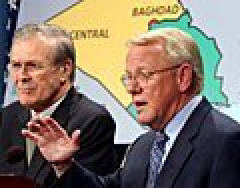
#> input picture TestImages/0000.jpg, 120 x 94 px (shown 2 times larger)
$ python algorithm-4.py ../TestImages/0000.jpg
#> lines starting #> are read from the running program, lines starting #| are printed output that depends on the picture; after the words box and inside, x2 and y2 are one past the last pixel; in counts of white or black regions, pixels touching at a corner belong together
#> further down, img is the input picture: shape (94, 120, 3); mean B, G, R 103.7, 116.6, 130.5
#> `YCrCb_Frames = cv2.cvtColor(img, cv2.COLOR_BGR2YCrCb)`: YCrCb_Frames: shape (94, 120, 3); mean of channels 0, 1, 2 119.3, 136, 119.3
#> `HSV_Frames = cv2.cvtColor(img, cv2.COLOR_BGR2HSV)`: HSV_Frames: shape (94, 120, 3); mean H, S, V 70.7, 100.2, 142.2
################################### Skin Detection Algo 4 ###################################

# adapted from : https://github.com/Harmouch101/Face-Recogntion-Detection

"""
the following script implements the "RGB-H-CbCr Skin Colour Model for Human Face Detection"
algorithm for skin detection/extraction based on the paper published by
Nusirwan Anwar bin Abdul Rahman, Kit Chong Wei and John See
Faculty of Information Technology, Multimedia University
johnsee@mmu.edu.my
link : http://citeseerx.ist.psu.edu/viewdoc/download?doi=10.1.1.718.1964&rep=rep1&type=pdf

"""

import sys
import cv2
import numpy as np
import matplotlib.pyplot as plt

class Skin_Detect():
	def __init__(self):
	#Constractor that does nothing
		pass
	#RGB bounding rule
	def Rule_A(self,BGR_Frame,plot=False):
		'''this function implements the RGB bounding rule algorithm
		--inputs:
		BGR_Frame: BGR components of an image
		plot: Bool type variable,if set to True draw the output of the algorithm
		--return a anumpy array of type bool like the following:
		[[False False False True]
		[False False False True]
		.
		.
		.
		[False False False True]]
		2d numpy array
		So in order to plot this matrix, we need to convert it to numbers like:
		255 for True values(white)
		0 for False(black)
		'''
#> called with plot = False
		B_Frame, G_Frame, R_Frame =  [BGR_Frame[...,BGR] for BGR in range(3)]# [...] is the same as [:,:]
		#you can use the split built-in method in cv2 library to get the b,g,r components
		#B_Frame, G_Frame, R_Frame  = cv2.split(BGR_Frame)
		#i am using reduce built in method to get the maximum of a 3 given matrices
		BRG_Max = np.maximum.reduce([B_Frame, G_Frame, R_Frame])
		BRG_Min = np.minimum.reduce([B_Frame, G_Frame, R_Frame])
		#at uniform daylight, The skin colour illumination's rule is defined by the following equation :
		Rule_1 = np.logical_and.reduce([R_Frame > 95, G_Frame > 40, B_Frame > 20 ,
	                                 BRG_Max - BRG_Min > 15,abs(R_Frame - G_Frame) > 15,
	                                 R_Frame > G_Frame, R_Frame > B_Frame])
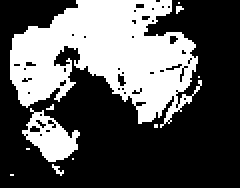
#> Rule_1: shape (94, 120) bool (shown 2 times larger); 35.2% white; 11 white regions (9 under 20 px), largest, box (x1, y1, x2, y2) and area: (5, 0, 101, 64) 3538, (11, 54, 40, 81) 387
		#the skin colour under flashlight or daylight lateral illumination rule is defined by the following equation :
		Rule_2 = np.logical_and.reduce([R_Frame > 220, G_Frame > 210, B_Frame > 170,
	                         abs(R_Frame - G_Frame) <= 15, R_Frame > B_Frame, G_Frame > B_Frame])
#> Rule_2: shape (94, 120) bool; 0.51% white in thin lines or dots, all inside (x1, y1, x2, y2) = (16, 1, 91, 58)
		#Rule_1 U Rule_2
		RGB_Rule = np.logical_or(Rule_1, Rule_2)
#> RGB_Rule: shape (94, 120) bool; 35.7% white; 13 white regions (11 under 20 px), largest, box (x1, y1, x2, y2) and area: (5, 0, 101, 64) 3584, (11, 54, 40, 81) 389
		if plot == True:
			#original image RGB color
			rgb_img = cv2.merge([R_Frame,G_Frame,B_Frame])# combine the RGB components to get the original image
			fig = plt.figure(figsize=(9, 8), dpi=90, facecolor='w', edgecolor='k')
			fig.suptitle('RGB space', fontsize=16)
			ax1 = fig.add_subplot(1, 2, 1)
			#hiding axis labels and ticks
			ax1.axes.get_xaxis().set_visible(False)
			ax1.axes.get_yaxis().set_visible(False)
			ax1.set_title('Original-Image')
			ax1.imshow(rgb_img)
			#black and white image
			img_bw = RGB_Rule.astype(np.uint8)  #Test the output
			img_bw*=255
			ax2 = fig.add_subplot(1, 2, 2)
			ax2.axes.get_xaxis().set_visible(False)
			ax2.axes.get_yaxis().set_visible(False)
			ax2.set_title('RGB-Mask')
			#plot as a Grayscale image
			ax2.imshow(img_bw,cmap='gray', vmin=0, vmax=255,interpolation='nearest')
		#return the RGB mask
		return RGB_Rule
	def lines(self,axis):
		'''return a list of lines for a give axis'''
		#equation(3)
		line1 = 1.5862  * axis + 20
		#equation(4)
		line2 = 0.3448  * axis + 76.2069
		#equation(5)
		#the slope of this equation is not correct Cr ≥ -4.5652 × Cb + 234.5652
		#it should be around -1
		line3 = -1.005 * axis + 234.5652
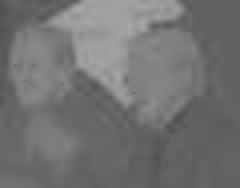
#> line3: shape (94, 120) float64 (shown 2 times larger); min 77.79, max 171.3, mean 114.7
		#equation(6)
		line4 = -1.15   * axis + 301.75
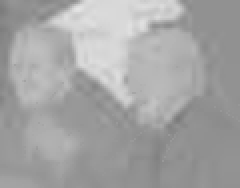
#> line4: shape (94, 120) float64 (shown 2 times larger); min 122.4, max 229.3, mean 164.6
		#equation(7)
		line5 = -2.2857 * axis + 432.85
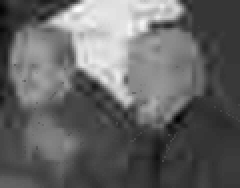
#> line5: shape (94, 120) float64 (shown 2 times larger); min 76.28, max 288.9, mean 160.3; drawn with min black and max white
		return [line1,line2,line3,line4,line5]
		#The five bounding rules of Cr-Cb
	def Rule_B(self,YCrCb_Frame,plot=False):
		'''this function implements the five bounding rules of Cr-Cb components
		--inputs:
		YCrCb_Frame: YCrCb components of an image
		plot: Bool type variable,if set to True draw the output of the algorithm
		--return a anumpy array of type bool like the following:
		[[False False False True]
		[False False False True]
		.
		.
		.
		[False False False True]]
		2d numpy array
		So in order to plot this matrix, we need to convert it to numbers like:
		255 for True values(white)
		0 for False(black)
		'''
		Y_Frame,Cr_Frame, Cb_Frame = [YCrCb_Frame[...,YCrCb] for YCrCb in range(3)]
		line1,line2,line3,line4,line5 = self.lines(Cb_Frame)
		YCrCb_Rule = np.logical_and.reduce([line1 - Cr_Frame >= 0,
											line2 - Cr_Frame <= 0,
											line3 - Cr_Frame <= 0,
											line4 - Cr_Frame >= 0,
											line5 - Cr_Frame >= 0])
#> YCrCb_Rule: shape (94, 120) bool; 50.2% white; 24 black regions (21 under 20 px), largest, box (x1, y1, x2, y2) and area: (25, 0, 120, 94) 4844, (0, 0, 38, 57) 528, (38, 77, 54, 94) 131
		# Create a plot
		if plot == True:
			fig1 = plt.figure(figsize=(9, 8), dpi=90, facecolor='w', edgecolor='k')
			ax1 = fig1.add_subplot(1, 1, 1)
			ax1.scatter(Cb_Frame, Cr_Frame, alpha=0.8, c='black', edgecolors='none', s=10, label="Cr")
			ax1.set_xlim([0, 255])
			ax1.set_ylim([0, 255])
			ax1.set_xlabel('Cb')
			ax1.set_ylabel('Cr')
			ax1.xaxis.set_label_coords(0.5, -0.025)
			#draw a line
			x_axis = np.linspace(0, 255,100)
			line1,line2,line3,line4,line5 = self.lines(x_axis)
			ax1.plot(x_axis, line1, alpha=0.5, c='b', label="line1")
			ax1.plot(x_axis, line2, alpha=0.5, c='g', label="line2")
			ax1.plot(x_axis, line3, alpha=0.5, c='r', label="line3")
			ax1.plot(x_axis, line4, alpha=0.5, c='m', label="line4")
			ax1.plot(x_axis, line5, alpha=0.5, c='y', label="line5")
			plt.title('Bounding Rule for Cb-Cr space')
			plt.legend(loc=(1,0.7))
			#plot the Y Cr and Cb components on a different figure
			fig2 = plt.figure(figsize=(9, 8), dpi=90, facecolor='w', edgecolor='k')
			fig2.suptitle('Y-Cr-Cb components', fontsize=16)
			#Y components
			ax2 = fig2.add_subplot(3, 1, 1)
			ax2.set_title('Distribution of Y')
			ax2.title.set_position([0.9, 0.95])
			ax2.set_xlabel('pixel intensity')
			ax2.xaxis.set_label_coords(0.5, -0.025)
			ax2.set_ylabel('number of pixels')
			ax2.hist(Y_Frame.ravel(), bins=256, range=(0, 256), fc='b', ec='b')
			#Cb components
			ax3 = fig2.add_subplot(3, 1, 2)
			ax3.set_title('Distribution of Cb')
			ax3.title.set_position([0.9, 0.95])
			ax3.set_xlabel('pixel intensity')
			ax3.xaxis.set_label_coords(0.5, -0.025)
			ax3.set_ylabel('number of pixels')
			ax3.hist(Cb_Frame.ravel(), bins=256, range=(0, 256), fc='b', ec='b')
			#Cr components
			ax4 = fig2.add_subplot(3, 1, 3)
			ax4.set_title('Distribution of Cr')
			ax4.title.set_position([0.9, 0.95])
			ax4.set_xlabel('pixel intensity')
			ax4.xaxis.set_label_coords(0.5, -0.025)
			ax4.set_ylabel('number of pixels')
			ax4.hist(Cr_Frame.ravel(), bins=256, range=(0, 256), fc='b', ec='b')
			#show the effect of the bounding rules of Cr-Cb
			#black and white image after the mask
			img_bw = YCrCb_Rule.astype(np.uint8)
			img_bw*=255
			fig3 = plt.figure(figsize=(9, 8), dpi=90, facecolor='w', edgecolor='k')
			ax1 = fig3.add_subplot(1, 1, 1)
			ax1.axes.get_xaxis().set_visible(False)
			ax1.axes.get_yaxis().set_visible(False)
			ax1.set_title('CrCb-Mask')
			#plot as a Grayscale image
			ax1.imshow(img_bw,cmap='gray', vmin=0, vmax=255,interpolation='nearest')
		return YCrCb_Rule
	def Rule_C(self,HSV_Frame,plot=False):
		'''this function implements the five bounding rules of Cr-Cb components
		--inputs:
		HSV_Frame: Hue,saturation and value components of a given image
		plot: Bool type variable,if set to True draw the output of the algorithm
		--return a anumpy array of type bool like the following:
		[[False False False True]
		[False False False True]
		.
		.
		.
		[False False False True]]
		2d numpy array
		So in order to plot this matrix, we need to convert it to numbers like:
		255 for True values(white)
		0 for False(black)
		'''
#> called with plot = False
		Hue,Sat,Val = [HSV_Frame[...,i] for i in range(3)]
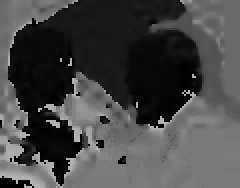
#> Hue: shape (94, 120) (shown 2 times larger); min 0, max 179, mean 70.7
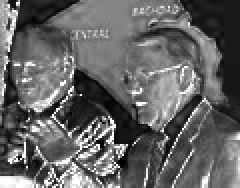
#> Sat: shape (94, 120) (shown 2 times larger); min 0, max 255, mean 100.2
		#i changed the value of the paper 50 instead of 25 and 150 instead of 230 based on my plots
		HSV_ = np.logical_or(Hue < 50, Hue > 150)
#> HSV_: shape (94, 120) bool; 50.1% white; 6 black regions (3 under 20 px), largest, box (x1, y1, x2, y2) and area: (26, 0, 120, 94) 4687, (0, 0, 38, 73) 765, (0, 80, 30, 94) 159
		if plot == True:
			#Plot Hue(x_axis) vs Value(y_axis)
			fig1 = plt.figure(figsize=(9, 8), dpi=90, facecolor='w', edgecolor='k')
			ax1 = fig1.add_subplot(1, 2, 1)
			ax1.scatter(Hue, Val, alpha=0.8, c='b', edgecolors='none', s=10, label="Cr")
			ax1.set_xlim([0, 255])
			ax1.set_ylim([0, 255])
			ax1.set_xlabel('Hue')
			ax1.set_ylabel('Val')
			ax1.set_title('HSV skin color Distribution H vs V')
			#Plot Hue(x_axis) vs Sat(y_axis)
			ax2 = fig1.add_subplot(1, 2, 2)
			ax2.set_title('HSV skin color Distribution H vs S')
			ax2.scatter(Hue, Sat, alpha=0.8, c='b', edgecolors='none', s=10, label="Cr")
			ax2.set_xlim([0, 255])
			ax2.set_ylim([0, 255])
			ax2.set_xlabel('Hue')
			ax2.set_ylabel('Sat')
			#plot Hue mask
			Hue_bw = HSV_.astype(np.uint8)  #Test the output
			Hue_bw*=255
			fig2 = plt.figure(figsize=(9, 8), dpi=90, facecolor='w', edgecolor='k')
			ax1 = fig2.add_subplot(1, 1, 1)
			ax1.axes.get_xaxis().set_visible(False)
			ax1.axes.get_yaxis().set_visible(False)
			ax1.set_title('Hue-Mask')
			#plot as a Grayscale image
			ax1.imshow(Hue_bw,cmap='gray', vmin=0, vmax=255,interpolation='nearest')
		return HSV_

	def RGB_H_CbCr(self, Frame_,plot=False):
		'''this function implements the RGB_H_CbCr bounding rule
		--inputs:
		Frame_: BGR image
		plot: Bool type variable,if set to True draw the output of the algorithm
		--return a anumpy array of type integer like the following:
		[[0 0 1 0]
		[1 0 1 0]
		.
		.
		.
		[0 0 1 1]]
		2d numpy array
		'''
		Ycbcr_Frame = cv2.cvtColor(Frame_, cv2.COLOR_BGR2YCrCb)
		HSV_Frame = cv2.cvtColor(Frame_, cv2.COLOR_BGR2HSV)
		#Rule A ∩ Rule B ∩ Rule C
		skin_ = np.logical_and.reduce([self.Rule_A(Frame_), self.Rule_B(Ycbcr_Frame), self.Rule_C(HSV_Frame)])
#> skin_: shape (94, 120) bool; 24.4% white; 31 white regions (27 under 20 px), largest, box (x1, y1, x2, y2) and area: (60, 15, 101, 64) 1234, (5, 11, 38, 54) 982, (11, 54, 39, 81) 370, (67, 4, 80, 9) 26
		if plot == True:
			skin_bw= skin_.astype(np.uint8)
			skin_bw*=255
			#RGB original image
			RGB_Frame = cv2.cvtColor(Frame_, cv2.COLOR_BGR2RGB)
			seg = cv2.bitwise_and(Frame_,Frame_,mask=skin_bw)
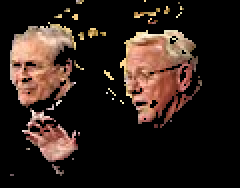
#> seg: shape (94, 120, 3) (shown 2 times larger); mean B, G, R 26.3, 32.2, 45.5
			#plot as a Grayscale image
			cv2.imshow("Extracted Skin",seg)
			#cv2.imwrite('/Users/habibamostafa/Desktop/WINTER21/CIS4720/Assignments/A3/algorithm-4/test.jpg', seg)

		return np.asarray(skin_, dtype=np.uint8)

if __name__ == "__main__":
	if len(sys.argv) < 2:
		print("please give me an image !!!")
		sys.exit(0)
	image = sys.argv[1]
	try:
		img = np.array(cv2.imread(image), dtype=np.uint8)
	except:
		print('Error while loading the Image,image does not exist!!!!')
		sys.exit(1)
	test = Skin_Detect()
	YCrCb_Frames = cv2.cvtColor(img, cv2.COLOR_BGR2YCrCb)
	HSV_Frames = cv2.cvtColor(img, cv2.COLOR_BGR2HSV)
	#test.Rule_A(img,True)
	#test.Rule_B(YCrCb_Frames,True)
	#test.Rule_C(HSV_Frames,True)
	test.RGB_H_CbCr(img,True)
	#plt.show()
	cv2.waitKey(0)

	"""TODO
	Detect face using this method
	"""

$ run again, on TestImages/0017.jpg
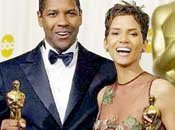
#> input picture TestImages/0017.jpg, 175 x 130 px
#> img is the input picture: shape (130, 175, 3); mean B, G, R 124.2, 139.2, 153.9
#> YCrCb_Frames: shape (130, 175, 3); mean of channels 0, 1, 2 141.9, 136.6, 118
#> HSV_Frames: shape (130, 175, 3); mean H, S, V 47.8, 91.5, 160.7
#> in Rule_A, `Rule_1 = np.logical_and.reduce([R_Frame > 95, G_Frame > 40, B_Frame > ..`:
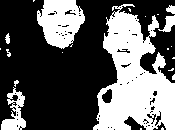
#> Rule_1: shape (130, 175) bool; 37.1% white; 22 white regions (14 under 20 px), largest, box (x1, y1, x2, y2) and area: (93, 4, 175, 130) 5982, (37, 0, 85, 49) 1607, (1, 87, 26, 130) 518
#> Rule_2: shape (130, 175) bool; 16.3% white; 31 white regions (22 under 20 px), largest, box (x1, y1, x2, y2) and area: (0, 0, 45, 60) 1839, (77, 0, 125, 60) 1059, (136, 0, 175, 24) 210
#> RGB_Rule: shape (130, 175) bool; 53.5% white; 101 black regions (75 under 20 px), largest, box (x1, y1, x2, y2) and area: (0, 30, 118, 130) 7721, (104, 0, 150, 43) 592, (158, 25, 175, 83) 558
#> YCrCb_Rule: shape (130, 175) bool; 72.2% white; 18 black regions (9 under 20 px), largest, box (x1, y1, x2, y2) and area: (0, 50, 115, 130) 4801, (145, 4, 175, 82) 885, (48, 50, 73, 65) 253
#> HSV_: shape (130, 175) bool; 71% white; 14 black regions (11 under 20 px), largest, box (x1, y1, x2, y2) and area: (0, 42, 115, 130) 6463, (58, 80, 62, 96) 57, (88, 10, 92, 17) 24
#> skin_: shape (130, 175) bool; 51.5% white; 91 black regions (71 under 20 px), largest, box (x1, y1, x2, y2) and area: (0, 30, 118, 130) 7873, (104, 0, 175, 83) 1833, (76, 0, 99, 20) 198
#> in RGB_H_CbCr, `seg = cv2.bitwise_and(Frame_,Frame_,mask=skin_bw)`:
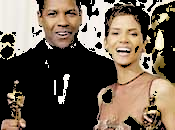
#> seg: shape (130, 175, 3); mean B, G, R 79, 92.8, 106.2

$ run again, on TestImages/0026.jpg
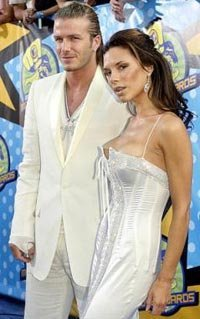
#> input picture TestImages/0026.jpg, 200 x 319 px
#> img is the input picture: shape (319, 200, 3); mean B, G, R 163.3, 171.3, 175.8
#> YCrCb_Frames: shape (319, 200, 3); mean of channels 0, 1, 2 171.8, 130.9, 123.3
#> HSV_Frames: shape (319, 200, 3); mean H, S, V 45.8, 60.4, 188.5
#> in Rule_A, `Rule_1 = np.logical_and.reduce([R_Frame > 95, G_Frame > 40, B_Frame > ..`:
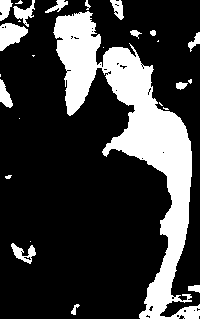
#> Rule_1: shape (319, 200) bool; 23.1% white; 27 white regions (11 under 20 px), largest, box (x1, y1, x2, y2) and area: (53, 11, 200, 319) 12596, (0, 23, 28, 51) 495, (13, 0, 35, 27) 234
#> Rule_2: shape (319, 200) bool; 11.7% white; 189 white regions (155 under 20 px), largest, box (x1, y1, x2, y2) and area: (64, 68, 118, 176) 2032, (119, 176, 165, 270) 1307, (20, 182, 35, 237) 577
#> RGB_Rule: shape (319, 200) bool; 34.8% white; 193 white regions (149 under 20 px), largest, box (x1, y1, x2, y2) and area: (53, 11, 200, 319) 16207, (20, 182, 35, 237) 577, (93, 272, 148, 317) 516
#> YCrCb_Rule: shape (319, 200) bool; 80.2% white; 52 black regions (28 under 20 px), largest, box (x1, y1, x2, y2) and area: (0, 115, 29, 319) 3922, (173, 54, 200, 295) 2779, (93, 0, 200, 47) 2572
#> HSV_: shape (319, 200) bool; 75.2% white; 51 black regions (30 under 20 px), largest, box (x1, y1, x2, y2) and area: (92, 0, 200, 295) 6607, (0, 106, 37, 319) 4525, (29, 9, 64, 88) 1173
#> skin_: shape (319, 200) bool; 33.2% white; 196 white regions (153 under 20 px), largest, box (x1, y1, x2, y2) and area: (54, 11, 192, 319) 15673, (20, 182, 35, 237) 577, (93, 272, 148, 317) 516
#> in RGB_H_CbCr, `seg = cv2.bitwise_and(Frame_,Frame_,mask=skin_bw)`:
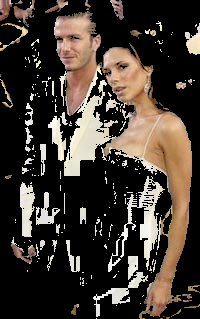
#> seg: shape (319, 200, 3); mean B, G, R 49.2, 57.3, 66

$ run again, on TestImages/0084.jpg
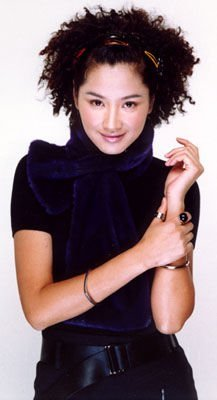
#> input picture TestImages/0084.jpg, 217 x 400 px
#> img is the input picture: shape (400, 217, 3); mean B, G, R 116.9, 112.2, 132.3
#> YCrCb_Frames: shape (400, 217, 3); mean of channels 0, 1, 2 118.7, 137.6, 126.9
#> HSV_Frames: shape (400, 217, 3); mean H, S, V 116.5, 107.3, 134.8
#> Rule_1: shape (400, 217) bool; 22.9% white; 65 white regions (51 under 20 px), largest, box (x1, y1, x2, y2) and area: (12, 137, 205, 335) 13702, (74, 61, 152, 154) 5105, (122, 8, 165, 30) 192
#> Rule_2: shape (400, 217) bool; 2.8% white; 68 white regions (58 under 20 px), largest, box (x1, y1, x2, y2) and area: (0, 104, 44, 160) 1119, (200, 0, 217, 56) 632, (28, 128, 63, 137) 104
#> RGB_Rule: shape (400, 217) bool; 25.7% white; 98 white regions (75 under 20 px), largest, box (x1, y1, x2, y2) and area: (10, 134, 208, 335) 13893, (74, 61, 152, 154) 5105, (0, 104, 44, 160) 1119
#> YCrCb_Rule: shape (400, 217) bool; 70.7% white; 146 black regions (101 under 20 px), largest, box (x1, y1, x2, y2) and area: (9, 116, 179, 272) 12368, (64, 333, 194, 400) 5489, (59, 272, 157, 336) 2831
#> HSV_: shape (400, 217) bool; 61.9% white; 108 black regions (71 under 20 px), largest, box (x1, y1, x2, y2) and area: (0, 114, 163, 400) 17548, (63, 192, 217, 400) 9782, (60, 273, 157, 336) 2632
#> skin_: shape (400, 217) bool; 23.2% white; 96 white regions (72 under 20 px), largest, box (x1, y1, x2, y2) and area: (10, 134, 208, 335) 12769, (74, 61, 152, 154) 4130, (0, 104, 44, 160) 1119
#> in RGB_H_CbCr, `seg = cv2.bitwise_and(Frame_,Frame_,mask=skin_bw)`:
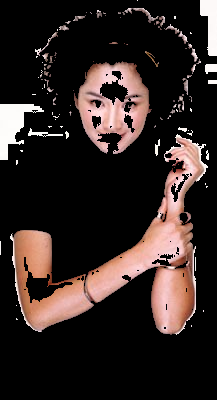
#> seg: shape (400, 217, 3); mean B, G, R 35.6, 38.2, 49.3
